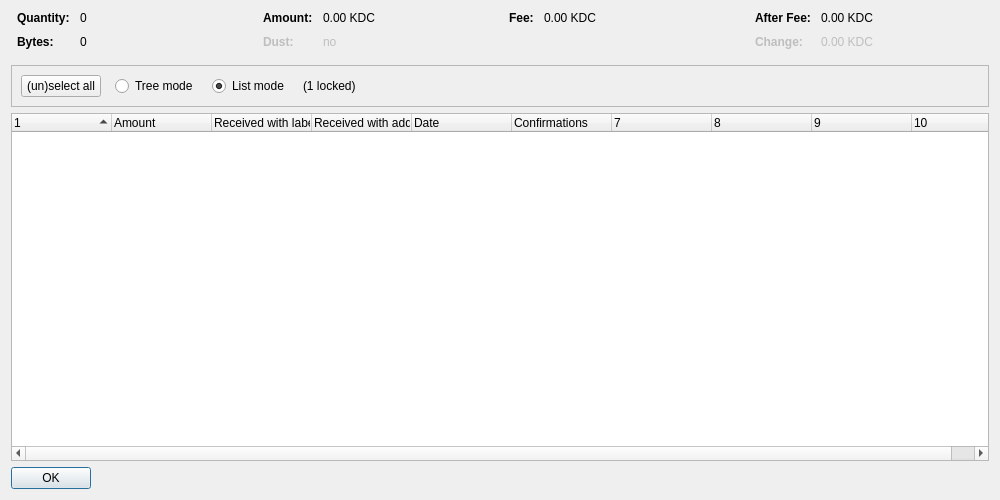
<?xml version="1.0" encoding="UTF-8"?>
<ui version="4.0">
 <class>CoinControlDialog</class>
 <widget class="QDialog" name="CoinControlDialog">
  <property name="geometry">
   <rect>
    <x>0</x>
    <y>0</y>
    <width>1000</width>
    <height>500</height>
   </rect>
  </property>
  <property name="windowTitle">
   <string>Coin Selection</string>
  </property>
  <layout class="QVBoxLayout" name="verticalLayout">
   <item>
    <layout class="QHBoxLayout" name="horizontalLayoutTop" stretch="0,0,0,0">
     <property name="topMargin">
      <number>0</number>
     </property>
     <property name="bottomMargin">
      <number>10</number>
     </property>
     <item>
      <layout class="QFormLayout" name="formLayoutCoinControl1">
       <property name="horizontalSpacing">
        <number>10</number>
       </property>
       <property name="verticalSpacing">
        <number>10</number>
       </property>
       <property name="leftMargin">
        <number>6</number>
       </property>
       <property name="rightMargin">
        <number>6</number>
       </property>
       <item row="0" column="0">
        <widget class="QLabel" name="labelCoinControlQuantityText">
         <property name="font">
          <font>
           <weight>75</weight>
           <bold>true</bold>
          </font>
         </property>
         <property name="text">
          <string>Quantity:</string>
         </property>
        </widget>
       </item>
       <item row="0" column="1">
        <widget class="QLabel" name="labelCoinControlQuantity">
         <property name="cursor">
          <cursorShape>IBeamCursor</cursorShape>
         </property>
         <property name="contextMenuPolicy">
          <enum>Qt::ActionsContextMenu</enum>
         </property>
         <property name="text">
          <string notr="true">0</string>
         </property>
         <property name="textInteractionFlags">
          <set>Qt::LinksAccessibleByMouse|Qt::TextSelectableByKeyboard|Qt::TextSelectableByMouse</set>
         </property>
        </widget>
       </item>
       <item row="1" column="0">
        <widget class="QLabel" name="labelCoinControlBytesText">
         <property name="font">
          <font>
           <weight>75</weight>
           <bold>true</bold>
          </font>
         </property>
         <property name="text">
          <string>Bytes:</string>
         </property>
        </widget>
       </item>
       <item row="1" column="1">
        <widget class="QLabel" name="labelCoinControlBytes">
         <property name="cursor">
          <cursorShape>IBeamCursor</cursorShape>
         </property>
         <property name="contextMenuPolicy">
          <enum>Qt::ActionsContextMenu</enum>
         </property>
         <property name="text">
          <string notr="true">0</string>
         </property>
         <property name="textInteractionFlags">
          <set>Qt::LinksAccessibleByMouse|Qt::TextSelectableByKeyboard|Qt::TextSelectableByMouse</set>
         </property>
        </widget>
       </item>
      </layout>
     </item>
     <item>
      <layout class="QFormLayout" name="formLayoutCoinControl2">
       <property name="horizontalSpacing">
        <number>10</number>
       </property>
       <property name="verticalSpacing">
        <number>10</number>
       </property>
       <property name="leftMargin">
        <number>6</number>
       </property>
       <property name="rightMargin">
        <number>6</number>
       </property>
       <item row="0" column="0">
        <widget class="QLabel" name="labelCoinControlAmountText">
         <property name="font">
          <font>
           <weight>75</weight>
           <bold>true</bold>
          </font>
         </property>
         <property name="text">
          <string>Amount:</string>
         </property>
        </widget>
       </item>
       <item row="0" column="1">
        <widget class="QLabel" name="labelCoinControlAmount">
         <property name="cursor">
          <cursorShape>IBeamCursor</cursorShape>
         </property>
         <property name="contextMenuPolicy">
          <enum>Qt::ActionsContextMenu</enum>
         </property>
         <property name="text">
          <string notr="true">0.00 KDC</string>
         </property>
         <property name="textInteractionFlags">
          <set>Qt::LinksAccessibleByMouse|Qt::TextSelectableByKeyboard|Qt::TextSelectableByMouse</set>
         </property>
        </widget>
       </item>
       <item row="1" column="0">
        <widget class="QLabel" name="labelCoinControlLowOutputText">
         <property name="enabled">
          <bool>false</bool>
         </property>
         <property name="font">
          <font>
           <weight>75</weight>
           <bold>true</bold>
          </font>
         </property>
         <property name="text">
          <string>Dust:</string>
         </property>
        </widget>
       </item>
       <item row="1" column="1">
        <widget class="QLabel" name="labelCoinControlLowOutput">
         <property name="enabled">
          <bool>false</bool>
         </property>
         <property name="cursor">
          <cursorShape>IBeamCursor</cursorShape>
         </property>
         <property name="contextMenuPolicy">
          <enum>Qt::ActionsContextMenu</enum>
         </property>
         <property name="text">
          <string notr="true">no</string>
         </property>
         <property name="textInteractionFlags">
          <set>Qt::LinksAccessibleByMouse|Qt::TextSelectableByKeyboard|Qt::TextSelectableByMouse</set>
         </property>
        </widget>
       </item>
      </layout>
     </item>
     <item>
      <layout class="QFormLayout" name="formLayoutCoinControl3">
       <property name="horizontalSpacing">
        <number>10</number>
       </property>
       <property name="verticalSpacing">
        <number>10</number>
       </property>
       <property name="leftMargin">
        <number>6</number>
       </property>
       <property name="rightMargin">
        <number>6</number>
       </property>
       <item row="0" column="0">
        <widget class="QLabel" name="labelCoinControlFeeText">
         <property name="font">
          <font>
           <weight>75</weight>
           <bold>true</bold>
          </font>
         </property>
         <property name="text">
          <string>Fee:</string>
         </property>
        </widget>
       </item>
       <item row="0" column="1">
        <widget class="QLabel" name="labelCoinControlFee">
         <property name="cursor">
          <cursorShape>IBeamCursor</cursorShape>
         </property>
         <property name="contextMenuPolicy">
          <enum>Qt::ActionsContextMenu</enum>
         </property>
         <property name="text">
          <string notr="true">0.00 KDC</string>
         </property>
         <property name="textInteractionFlags">
          <set>Qt::LinksAccessibleByMouse|Qt::TextSelectableByKeyboard|Qt::TextSelectableByMouse</set>
         </property>
        </widget>
       </item>
      </layout>
     </item>
     <item>
      <layout class="QFormLayout" name="formLayoutCoinControl4">
       <property name="horizontalSpacing">
        <number>10</number>
       </property>
       <property name="verticalSpacing">
        <number>10</number>
       </property>
       <property name="leftMargin">
        <number>6</number>
       </property>
       <property name="rightMargin">
        <number>6</number>
       </property>
       <item row="0" column="0">
        <widget class="QLabel" name="labelCoinControlAfterFeeText">
         <property name="font">
          <font>
           <weight>75</weight>
           <bold>true</bold>
          </font>
         </property>
         <property name="text">
          <string>After Fee:</string>
         </property>
        </widget>
       </item>
       <item row="0" column="1">
        <widget class="QLabel" name="labelCoinControlAfterFee">
         <property name="cursor">
          <cursorShape>IBeamCursor</cursorShape>
         </property>
         <property name="contextMenuPolicy">
          <enum>Qt::ActionsContextMenu</enum>
         </property>
         <property name="text">
          <string notr="true">0.00 KDC</string>
         </property>
         <property name="textInteractionFlags">
          <set>Qt::LinksAccessibleByMouse|Qt::TextSelectableByKeyboard|Qt::TextSelectableByMouse</set>
         </property>
        </widget>
       </item>
       <item row="1" column="0">
        <widget class="QLabel" name="labelCoinControlChangeText">
         <property name="enabled">
          <bool>false</bool>
         </property>
         <property name="font">
          <font>
           <weight>75</weight>
           <bold>true</bold>
          </font>
         </property>
         <property name="text">
          <string>Change:</string>
         </property>
        </widget>
       </item>
       <item row="1" column="1">
        <widget class="QLabel" name="labelCoinControlChange">
         <property name="enabled">
          <bool>false</bool>
         </property>
         <property name="cursor">
          <cursorShape>IBeamCursor</cursorShape>
         </property>
         <property name="contextMenuPolicy">
          <enum>Qt::ActionsContextMenu</enum>
         </property>
         <property name="text">
          <string notr="true">0.00 KDC</string>
         </property>
         <property name="textInteractionFlags">
          <set>Qt::LinksAccessibleByMouse|Qt::TextSelectableByKeyboard|Qt::TextSelectableByMouse</set>
         </property>
        </widget>
       </item>
      </layout>
     </item>
    </layout>
   </item>
   <item>
    <widget class="QFrame" name="frame">
     <property name="minimumSize">
      <size>
       <width>0</width>
       <height>40</height>
      </size>
     </property>
     <property name="frameShape">
      <enum>QFrame::StyledPanel</enum>
     </property>
     <property name="frameShadow">
      <enum>QFrame::Sunken</enum>
     </property>
     <layout class="QHBoxLayout" name="horizontalLayout">
      <item>
       <layout class="QHBoxLayout" name="horizontalLayoutPanel" stretch="0,0,0,0,0">
        <property name="spacing">
         <number>14</number>
        </property>
        <item>
         <widget class="QPushButton" name="pushButtonSelectAll">
          <property name="sizePolicy">
           <sizepolicy hsizetype="Maximum" vsizetype="Fixed">
            <horstretch>0</horstretch>
            <verstretch>0</verstretch>
           </sizepolicy>
          </property>
          <property name="text">
           <string>(un)select all</string>
          </property>
          <property name="autoDefault">
           <bool>false</bool>
          </property>
         </widget>
        </item>
        <item>
         <widget class="QRadioButton" name="radioTreeMode">
          <property name="sizePolicy">
           <sizepolicy hsizetype="Maximum" vsizetype="Fixed">
            <horstretch>0</horstretch>
            <verstretch>0</verstretch>
           </sizepolicy>
          </property>
          <property name="text">
           <string>Tree mode</string>
          </property>
         </widget>
        </item>
        <item>
         <widget class="QRadioButton" name="radioListMode">
          <property name="sizePolicy">
           <sizepolicy hsizetype="Maximum" vsizetype="Fixed">
            <horstretch>0</horstretch>
            <verstretch>0</verstretch>
           </sizepolicy>
          </property>
          <property name="text">
           <string>List mode</string>
          </property>
          <property name="checked">
           <bool>true</bool>
          </property>
         </widget>
        </item>
        <item>
         <widget class="QLabel" name="labelLocked">
          <property name="text">
           <string notr="true">(1 locked)</string>
          </property>
         </widget>
        </item>
        <item>
         <spacer name="horizontalSpacer">
          <property name="orientation">
           <enum>Qt::Horizontal</enum>
          </property>
          <property name="sizeHint" stdset="0">
           <size>
            <width>40</width>
            <height>20</height>
           </size>
          </property>
         </spacer>
        </item>
       </layout>
      </item>
     </layout>
    </widget>
   </item>
   <item>
    <widget class="CoinControlTreeWidget" name="treeWidget">
     <property name="contextMenuPolicy">
      <enum>Qt::CustomContextMenu</enum>
     </property>
     <property name="sortingEnabled">
      <bool>false</bool>
     </property>
     <property name="columnCount">
      <number>10</number>
     </property>
     <attribute name="headerShowSortIndicator" stdset="0">
      <bool>true</bool>
     </attribute>
     <attribute name="headerStretchLastSection">
      <bool>false</bool>
     </attribute>
     <column>
      <property name="text">
       <string/>
      </property>
     </column>
     <column>
      <property name="text">
       <string>Amount</string>
      </property>
     </column>
     <column>
      <property name="text">
       <string>Received with label</string>
      </property>
     </column>
     <column>
      <property name="text">
       <string>Received with address</string>
      </property>
     </column>
     <column>
      <property name="text">
       <string>Date</string>
      </property>
     </column>
     <column>
      <property name="text">
       <string>Confirmations</string>
      </property>
      <property name="toolTip">
       <string>Confirmed</string>
      </property>
     </column>
     <column>
      <property name="text">
       <string/>
      </property>
     </column>
     <column>
      <property name="text">
       <string/>
      </property>
     </column>
     <column>
      <property name="text">
       <string/>
      </property>
     </column>
     <column>
      <property name="text">
       <string/>
      </property>
     </column>
    </widget>
   </item>
   <item>
    <widget class="QDialogButtonBox" name="buttonBox">
     <property name="sizePolicy">
      <sizepolicy hsizetype="Maximum" vsizetype="Fixed">
       <horstretch>0</horstretch>
       <verstretch>0</verstretch>
      </sizepolicy>
     </property>
     <property name="orientation">
      <enum>Qt::Horizontal</enum>
     </property>
     <property name="standardButtons">
      <set>QDialogButtonBox::Ok</set>
     </property>
    </widget>
   </item>
  </layout>
 </widget>
 <customwidgets>
  <customwidget>
   <class>CoinControlTreeWidget</class>
   <extends>QTreeWidget</extends>
   <header>qt/coincontroltreewidget.h</header>
  </customwidget>
 </customwidgets>
 <resources/>
 <connections/>
</ui>
